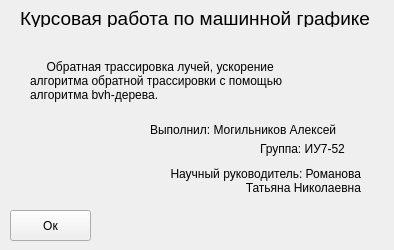
<?xml version="1.0" encoding="UTF-8"?>
<ui version="4.0">
 <class>HiForm</class>
 <widget class="QWidget" name="HiForm">
  <property name="geometry">
   <rect>
    <x>0</x>
    <y>0</y>
    <width>394</width>
    <height>250</height>
   </rect>
  </property>
  <property name="windowTitle">
   <string>О программе</string>
  </property>
  <widget class="QPushButton" name="pushButton">
   <property name="geometry">
    <rect>
     <x>10</x>
     <y>210</y>
     <width>81</width>
     <height>31</height>
    </rect>
   </property>
   <property name="text">
    <string>Ок</string>
   </property>
  </widget>
  <widget class="QLabel" name="label">
   <property name="geometry">
    <rect>
     <x>20</x>
     <y>10</y>
     <width>361</width>
     <height>17</height>
    </rect>
   </property>
   <property name="font">
    <font>
     <pointsize>14</pointsize>
    </font>
   </property>
   <property name="text">
    <string>Курсовая работа по машинной графике</string>
   </property>
  </widget>
  <widget class="QLabel" name="label_2">
   <property name="geometry">
    <rect>
     <x>30</x>
     <y>50</y>
     <width>351</width>
     <height>61</height>
    </rect>
   </property>
   <property name="text">
    <string>     Обратная трассировка лучей, ускорение
алгоритма обратной трассировки с помощью 
алгоритма bvh-дерева.</string>
   </property>
  </widget>
  <widget class="QLabel" name="label_3">
   <property name="geometry">
    <rect>
     <x>150</x>
     <y>120</y>
     <width>221</width>
     <height>20</height>
    </rect>
   </property>
   <property name="text">
    <string>Выполнил: Могильников Алексей</string>
   </property>
  </widget>
  <widget class="QLabel" name="label_4">
   <property name="geometry">
    <rect>
     <x>260</x>
     <y>140</y>
     <width>101</width>
     <height>17</height>
    </rect>
   </property>
   <property name="text">
    <string>Группа: ИУ7-52</string>
   </property>
  </widget>
  <widget class="QLabel" name="label_5">
   <property name="geometry">
    <rect>
     <x>90</x>
     <y>160</y>
     <width>271</width>
     <height>41</height>
    </rect>
   </property>
   <property name="layoutDirection">
    <enum>Qt::RightToLeft</enum>
   </property>
   <property name="text">
    <string>Научный руководитель: Романова 
Татьяна Николаевна</string>
   </property>
   <property name="alignment">
    <set>Qt::AlignRight|Qt::AlignTrailing|Qt::AlignVCenter</set>
   </property>
  </widget>
 </widget>
 <resources/>
 <connections/>
</ui>
